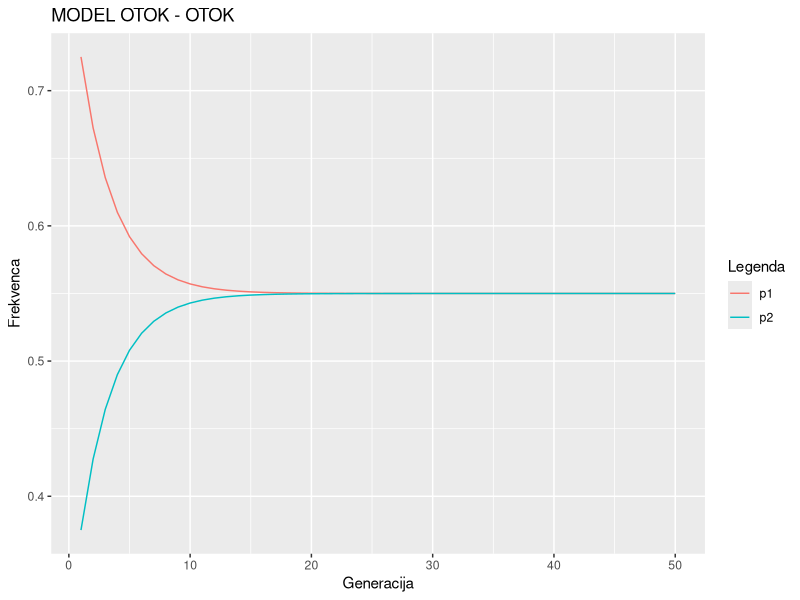
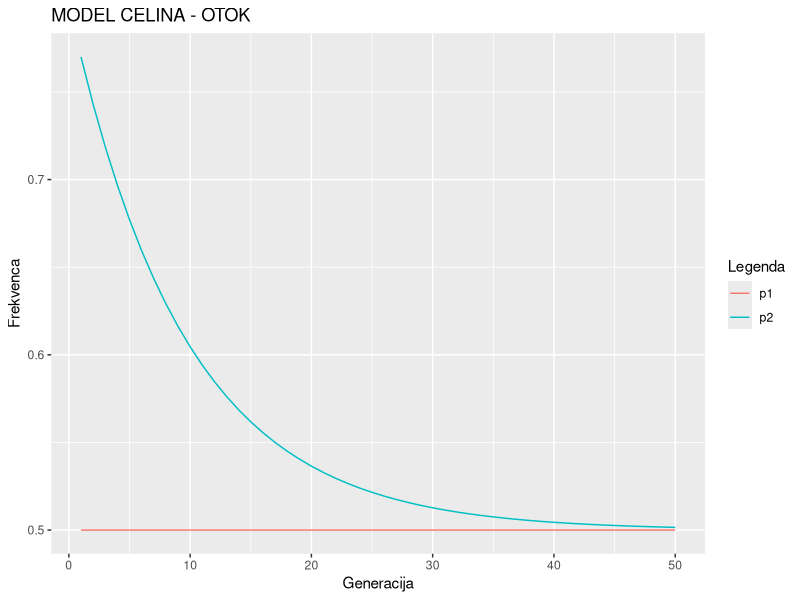

These charts were generated, in order, by the following R code:
## ---- chunk 1
knitr::opts_chunk$set(echo = TRUE)
## ---- chunk 2
library(ggplot2)
## ---- chunk 3
model_otok_otok <- function(p1, p2, m) {
  df <- data.frame(generacija = numeric(), 
                   p1 = numeric(), q1 = numeric(),
                   p2 = numeric(), q2 = numeric())
  
  for (generacija in 1:50) {
    p1_naslednja <- (1-m)*p1 + m*p2
    p2_naslednja <- (1-m)*p2 + m*p1
    
    p1 <- p1_naslednja
    p2 <- p2_naslednja
    
    q1 <- 1 - p1
    q2 <- 1 - p2
    
    df <- rbind(df, data.frame(generacija = generacija, 
                               p1 = p1, 
                               q1 = q1, 
                               p2 = p2, 
                               q2 = q2))
  }
  

  graf <- ggplot() +
    geom_line(data = df, aes(x = generacija, y = p1, color = "p1")) +
    geom_line(data = df, aes(x = generacija, y = p2, color = "p2")) +
    labs(x = "Generacija", y = "Frekvenca", title = "MODEL OTOK - OTOK", color = "Legenda")
 
  print(graf)
  return(df)
}
  
model_otok_otok(0.8, 0.3, 0.15)
  
## ---- chunk 4
model_celina_otok <- function(p1, p2, m) {
  df <- data.frame(generacija = numeric(), 
                   p1 = numeric(), q1 = numeric(),
                   p2 = numeric(), q2 = numeric())
  
  for (generacija in 1:50) {
    p2_naslednja <- (1-m)*p2 + m*p1
    
    p2 <- p2_naslednja
    
    q1 <- 1 - p1
    q2 <- 1 - p2
    
    df <- rbind(df, data.frame(generacija = generacija, 
                               p1 = p1, 
                               q1 = q1, 
                               p2 = p2, 
                               q2 = q2))
  }
  

  graf <- ggplot() +
    geom_line(data = df, aes(x = generacija, y = p1, color = "p1")) +
    geom_line(data = df, aes(x = generacija, y = p2, color = "p2")) +
    labs(x = "Generacija", y = "Frekvenca", title = "MODEL CELINA - OTOK", color = "Legenda")
 
  print(graf)
  return(df)
}
  
model_celina_otok(0.5, 0.8, 0.1)
